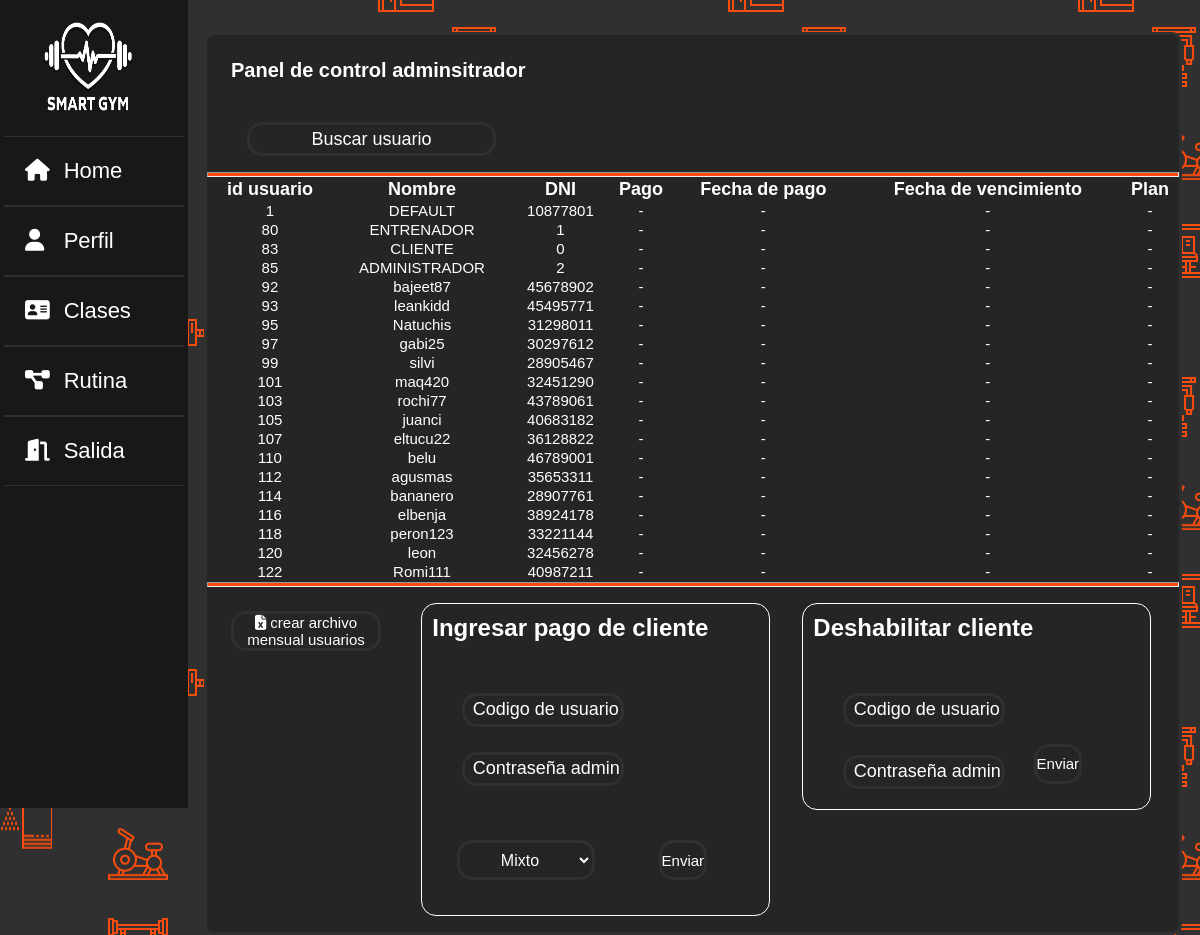
The page /vistas/admincontrolpanel.php (signed in) on the database its author committed.
### tables this page shows
CREATE TABLE `datos` (
  `idusuario` int(9) NOT NULL,
  `nombre` varchar(100) NOT NULL,
  `apellido` varchar(100) NOT NULL,
  `usuario` varchar(100) NOT NULL,
  `sexo` varchar(20) NOT NULL,
  `dni` int(8) NOT NULL,
  `edad` int(2) NOT NULL,
  `correo` varchar(100) NOT NULL,
  `contraseña` varchar(100) NOT NULL,
  `image` longblob NOT NULL,
  `created` datetime NOT NULL,
  `status` varchar(255) NOT NULL,
  `id_rol` int(11) NOT NULL,
  `pesoinicial` varchar(11) NOT NULL,
  `pesoactual` varchar(11) NOT NULL,
  `pesoideal` varchar(11) NOT NULL,
  `estado_cuenta` int(1) NOT NULL,
  `ultimopago` date DEFAULT NULL,
  `cantidad_meses` int(1) DEFAULT NULL,
  `vencimiento` date DEFAULT NULL,
  `plantype` varchar(15) DEFAULT NULL
);

### vistas/admincontrolpanel.php (the view, shortened to what this page needs)
<?php
$conex = conectar();
$nusuario = $_SESSION['usuario'];
$sql = "SELECT * FROM datos WHERE usuario='$nusuario'";
$query = mysqli_query($conex, $sql);
$row = mysqli_fetch_array($query);
$idrol = $row['id_rol'];
?>
<!DOCTYPE html>
<html lang="es">
<head>
    <link rel="stylesheet" href="../css/EstiloGeneral.css">
    <link rel="stylesheet" href="../css/estilotabla.css">
    <link rel="stylesheet" href="../css/EstiloHomes.css">
</head>
<?php
switch ($idrol) {
    case 0:
        include("sidebars/sidebarc.php");
        break;
}
?>
<body>
    <div class="main_contentpa">
        <div class="contenedortabla">
            <h4>Panel de control adminsitrador</h4>
            <input class="form-control col-md-3 light-table-filter" data-table="order-table" type="text" placeholder="Buscar usuario">
            <hr>
            <table class="table table-bordered order-table " id="tabla">
                <thead class="tabla-header">
                    <tr class="filah">
                        <th>id usuario</th>
                        <th>Nombre</th>
                        <th>DNI</th>
                        <th>Pago</th>
                        <th>Fecha de pago</th>
                        <th>Fecha de vencimiento</th>
                        <th>Plan</th>
                    </tr>
                </thead>
                <?php
                $query = mysqli_query($conex, "SELECT * FROM datos");
                while ($data = mysqli_fetch_array($query)) {
                ?>
                    <tr class="tabla-fila">
                        <td class="datos"><?php echo $data['idusuario']; ?></td>
                        <td class="datos"><?php echo $data['usuario']; ?></td>
                        <td class="datos"><?php echo $data['dni']; ?></td>
                        <td class="datos">-</td>
                        <td class="datos">-</td>
                        <td class="datos">-</td>
                        <td class="datos">-</td>
                    </tr>
                <?php } ?>
            </table>
            <hr>
            <Div class="barra-abajo">
                <button id="btnExportar" class="btn btn-success">
                    <i class="fas fa-file-excel"></i> crear archivo mensual usuarios
                </button>
                <div class="cuadro-admin">
                    <h2>Ingresar pago de cliente</h2>
                    <form method="POST" >
                    <input class="ing1"  name="iduser" type="text" placeholder="Codigo de usuario">
                    <input class="ing2"  name="password" type="text" placeholder="Contraseña admin">
                    <select name="tipoplan" class="sg">
                        <option value="Mixto"> Mixto</option>
                    </select>
                    <input id="btn-n" type="submit" name="subipago" value="Enviar">
                    </form>
                </div>
                <div id="cuadro-adminbaja">
                    <h2> Deshabilitar cliente</h2>
                    <form method="post">
                        <input class="ing1" type="text" name="iduser" placeholder="Codigo de usuario">
                        <input class="ing2" type="text" name="password" placeholder="Contraseña admin">
                        <input id="btn-n" type="submit" name="bajaboton" value="Enviar">
                    </form>
                </div>
            </Div>
        </div>
    </div>
</body>
</html>

### css/EstiloGeneral.css (style rules this page uses)
* { margin: 0%; padding: 0%; }
html { background-image: url("../img/fondo_icon.png"); }
body { background-image: url("../img/fondo_icon.png"); }

### css/estilotabla.css (style rules this page uses)
* { margin: 0%; padding: 0%; font-family: "Poppins", sans-serif; }
:root { --color-letra: #fff; --color-fondos: #fb4c0d; --color-fondobotones: #252525; --color-bordes-normales: #303030; }
html { background-image: url("../img/fondo_icon.png"); }
hr { height: 3px; color: var(--color-fondos); background: var(--color-fondos); }
.contenedortabla { position: relative; margin-top: 4vh; height: fit-content; width: fit-content; background-color: var(--color-fondobotones) ; border: 3px solid var(--color-bordes-normales) ; border-radius: 10px; }
.contenedortabla h4 { margin-top: 3vh; margin-left: 3vh; margin-bottom: 0vh; font-size: 20px; color: var(--color-letra); }
.form-control { position: relative; margin-top: 5vh; margin-left: 5vh; margin-bottom: 2vh; height: 3.5vh; width: 25%; text-align: center; background: var(--color-fondobotones); color: var(--color-letra); border:3px solid var(--color-bordes-normales) ; border-radius: 15px; transition: 1.2s; cursor:pointer; font-size: 15px; }
.table { position: relative; height: fit-content; width: 81vw; text-align: center; }
.filah { color: var(--color-letra); font-size: 18px; }
.tabla-fila { font-size: 15px; color: var(--color-letra); }
.barra-abajo { position: relative; display: flex; top: 0%; height: fit-content; width: 80vw; }
#btnExportar { position: flex; margin: 3vh; height: fit-content; width: fit-content; text-align: center; background: var(--color-fondobotones); color: var(--color-letra); border:3px solid var(--color-bordes-normales) ; border-radius: 15px; transition: 1.2s; cursor:pointer; font-size: 15px; }
#btn-n { position: flex; margin: 3vh; min-height: 5vh; height: fit-content; width: fit-content; text-align: center; background: var(--color-fondobotones); color: var(--color-letra); border:3px solid var(--color-bordes-normales) ; border-radius: 15px; transition: 1.2s; cursor:pointer; font-size: 15px; }
.cuadro-admin { position: relative; margin: 2vh; height: fit-content; width: 45vw; background: transparent; border: 1px solid white; border-radius: 15px; }
.cuadro-admin h2 { color: white; margin: 3%; }
#cuadro-adminbaja { position: relative; margin: 2vh; height: fit-content; width: 45vw; background: transparent; border: 1px solid white; border-radius: 15px; }
#cuadro-adminbaja h2 { color: white; margin: 3%; }
.ing1 { position: relative; margin-top: 5vh; margin-left: 5vh; margin-bottom: -2%; height: 3.5vh; min-width: 45%; width: 45%; text-align: center; background: var(--color-fondobotones); color: var(--color-letra); border:3px solid var(--color-bordes-normales) ; border-radius: 15px; transition: 1.2s; cursor:text; font-size: 15px; }
input::placeholder { padding: 5%; font-size: 1rem; }
.ing2 { position: relative; top: 1vh; left: 0vw; margin-top: 3vh; margin-left: 5vh; margin-bottom: 8%; height: 3.5vh; width: 45%; text-align: center; background: var(--color-fondobotones); color: var(--color-letra); border:3px solid var(--color-bordes-normales) ; border-radius: 15px; transition: 1.2s; cursor:text; font-size: 15px; }
.sg { margin: 10%; min-height: 5vh; min-width: fit-content; width: 40%; text-align: center; background: var(--color-fondobotones); color: var(--color-letra); border: 3px solid var(--color-bordes-normales); border-radius: 15px; transition: 0.3s; cursor: pointer; font-size: 1rem; }

### css/EstiloHomes.css (style rules this page uses)
:root { --color-letra: #fff; --color-fondos: #fb4c0d; --color-fondo-html: #020202; --color-fondosn: #181818; --color-fondobotones: #252525; --color-bordes: #303030; }
* { margin: 0%; padding: 0%; font-family: "Poppins", sans-serif; }
input::placeholder { color: #fff; font-size: 18px; }
.main_contentpa { width: 72%; margin-top: 2%; margin-left: 17%; }

### css/EstiloSidebar.css (style rules this page uses)
* { margin: 0%; padding: 0%; font-family: "Poppins", sans-serif; }

### rows shown on the page
datos: idusuario "1", usuario "DEFAULT", dni "10877801"
datos: idusuario "80", usuario "ENTRENADOR", dni "1"
datos: idusuario "83", usuario "CLIENTE", dni "0"
datos: idusuario "85", usuario "ADMINISTRADOR", dni "2"
datos: idusuario "92", usuario "bajeet87", dni "45678902"
datos: idusuario "93", usuario "leankidd", dni "45495771"
datos: idusuario "95", usuario "Natuchis", dni "31298011"
datos: idusuario "97", usuario "gabi25", dni "30297612"
datos: idusuario "99", usuario "silvi", dni "28905467"
datos: idusuario "101", usuario "maq420", dni "32451290"
datos: idusuario "103", usuario "rochi77", dni "43789061"
datos: idusuario "105", usuario "juanci", dni "40683182"
datos: idusuario "107", usuario "eltucu22", dni "36128822"
datos: idusuario "110", usuario "belu", dni "46789001"
datos: idusuario "112", usuario "agusmas", dni "35653311"
datos: idusuario "114", usuario "bananero", dni "28907761"
datos: idusuario "116", usuario "elbenja", dni "38924178"
datos: idusuario "118", usuario "peron123", dni "33221144"
datos: idusuario "120", usuario "leon", dni "32456278"
datos: idusuario "122", usuario "Romi111", dni "40987211"
